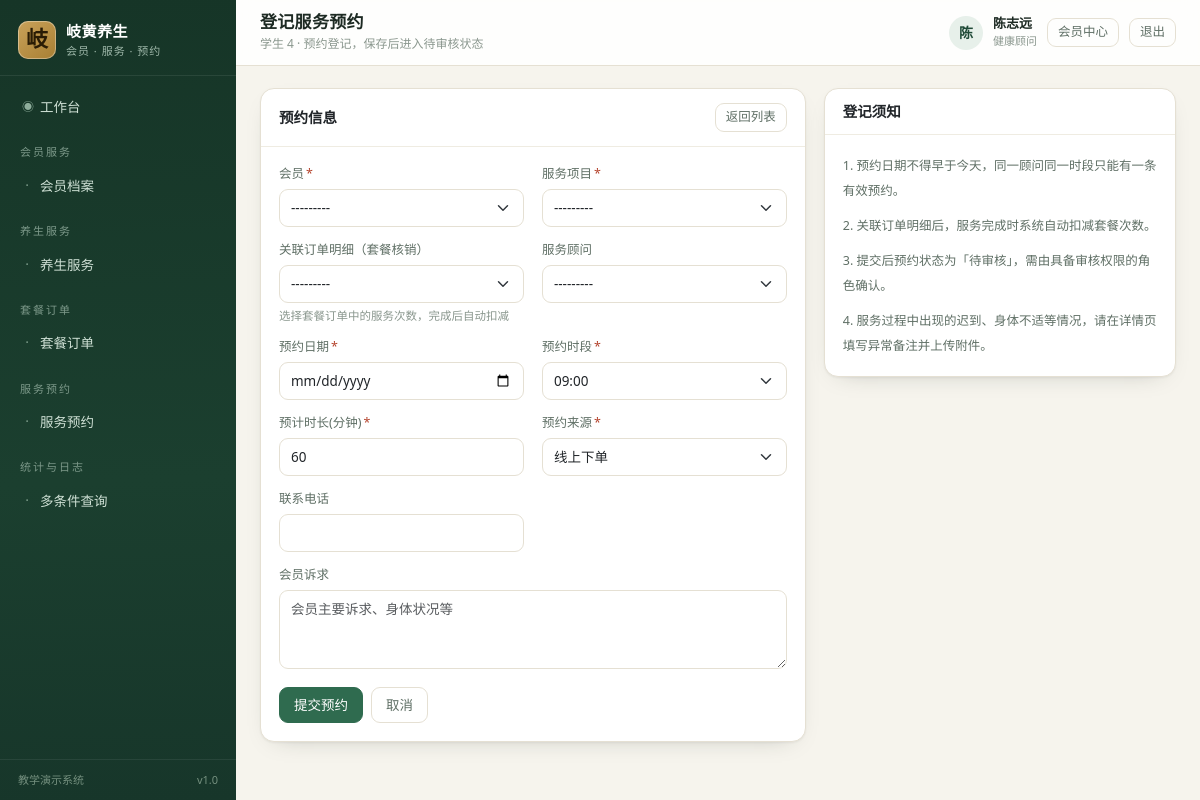
The app's page /appointments/create/ (signed in) with its own data.
### core/models.py (models this page shows, shortened)
class Menu(models.Model):
    GROUP_CHOICES = [
        ("member", "会员服务"),
        ("service", "养生服务"),
        ("order", "套餐订单"),
        ("appointment", "服务预约"),
        ("report", "统计与日志"),
        ("system", "系统管理"),
    ]
    code = models.CharField("菜单编码", max_length=50, unique=True)
    name = models.CharField("菜单名称", max_length=50)
    url_name = models.CharField("路由名称", max_length=80)
    perm_codename = models.CharField("所需权限", max_length=100, blank=True,
                                     help_text="如 services.view_healthservice，留空表示登录即可访问")
    icon = models.CharField("图标", max_length=40, default="bi-circle")
    role_scope = models.CharField(
        "适用角色", max_length=120, blank=True,
        help_text="逗号分隔的角色编码（如 member,therapist），留空表示全部角色",
    )
    group = models.CharField("分组", max_length=20, choices=GROUP_CHOICES, default="service")
    sort_order = models.IntegerField("排序", default=0)
    is_active = models.BooleanField("启用", default=True)
    class Meta:
        verbose_name = "系统菜单"
        verbose_name_plural = "系统菜单"
        ordering = ["group", "sort_order", "id"]

### accounts/models.py (models this page shows, shortened)
class User(AbstractUser):
    ROLE_CHOICES = [
        ("admin", "系统管理员"),
        ("service_manager", "服务主管"),
        ("order_clerk", "订单专员"),
        ("therapist", "健康顾问"),
        ("reporter", "报表专员"),
        ("member", "会员"),
    ]
    ROLE_GROUP_MAP = {
        "admin": "系统管理员",
        "service_manager": "服务主管",
        "order_clerk": "订单专员",
        "therapist": "健康顾问",
        "reporter": "报表专员",
        "member": "会员",
    }
    role = models.CharField("角色", max_length=30, choices=ROLE_CHOICES, default="member")
    display_name = models.CharField("姓名", max_length=30, blank=True)
    phone = models.CharField("联系电话", max_length=20, blank=True)
    last_login_ip = models.CharField("最近登录IP", max_length=45, blank=True)
    class Meta:
        verbose_name = "系统用户"
        verbose_name_plural = "系统用户"
        ordering = ["-date_joined"]
    def __str__(self):
        return self.display_name or self.username
    @property
    def is_member(self):
        return self.role == "member"

### appointments/views.py (the view, shortened to what this page needs)
# urls.py: path("create/", views.AppointmentCreateView.as_view(), name="create"),
class AppointmentCreateView(PermRequiredMixin, CreateView):
    model = Appointment
    form_class = AppointmentForm
    template_name = "appointments/appointment_form.html"
    permission_required = "appointments.add_appointment"
    success_url = reverse_lazy("appointments:list")
    def get_initial(self):
        initial = super().get_initial()
        member_id = self.request.GET.get("member")
        if member_id and member_id.isdigit():
            initial["member"] = member_id
        item_id = self.request.GET.get("order_item")
        if item_id and item_id.isdigit():
            initial["order_item"] = item_id
        return initial

### appointments/forms.py (shortened to what this page needs)
class AppointmentForm(BaseStyledForm):
    class Meta:
        model = Appointment
        fields = ["member", "service", "order_item", "therapist", "appoint_date", "appoint_time",
                  "duration", "source", "contact_phone", "remark"]
        widgets = {
            "appoint_date": forms.DateInput(attrs={"type": "date"}),
            "remark": forms.Textarea(attrs={"rows": 3, "placeholder": "会员主要诉求、身体状况等"}),
        }
    def __init__(self, *args, **kwargs):
        super().__init__(*args, **kwargs)
        self.fields["member"].queryset = Member.objects.filter(is_active=True).order_by("name")
        self.fields["service"].queryset = HealthService.objects.filter(status="on").order_by("name")
        self.fields["therapist"].queryset = User.objects.filter(
            role__in=["therapist", "admin"], is_active=True).order_by("display_name")
        self.fields["order_item"].queryset = (
            self.fields["order_item"].queryset.select_related("order__member", "service")
        )
        self.fields["order_item"].label = "关联订单明细（套餐核销）"
        self.fields["order_item"].help_text = "选择套餐订单中的服务次数，完成后自动扣减"
        self.fields["appoint_date"].initial = local_today()

### accounts/models.py (called while the page is built)
    def __str__(self):
        return f"{self.name}({self.member_no})"

### core/context_processors.py (called while the page is built)
def navigation(request):
    user = getattr(request, "user", None)
    if user is None or not user.is_authenticated:
        return {"nav_groups": [], "nav_menus": []}
    role = getattr(user, "role", "")
    menus = []
    for menu in Menu.objects.filter(is_active=True):
        if menu.role_scope and role not in [r.strip() for r in menu.role_scope.split(",") if r.strip()]:
            continue
        if not menu.perm_codename or user.has_perm(menu.perm_codename):
            menus.append(menu)
    group_labels = dict(Menu.GROUP_CHOICES)
    groups = []
    for code, label in Menu.GROUP_CHOICES:
        items = [m for m in menus if m.group == code]
        if items:
            groups.append({"code": code, "label": group_labels.get(code, label), "items": items})
    return {"nav_groups": groups, "nav_menus": menus}

### core/templatetags/ui_tags.py (called while the page is built)
@register.simple_tag(takes_context=True)
def active_nav(context, url_name):
    request = context.get("request")
    if not request:
        return ""
    resolver = getattr(request, "resolver_match", None)
    if not resolver:
        return ""
    current = resolver.view_name or ""
    return "active" if current == url_name or current.startswith(url_name + "_") else ""

### templates/appointments/appointment_form.html (shortened to what this page needs)
{% extends "base.html" %}
{% block page_title %}登记服务预约{% endblock %}
{% block breadcrumb %}<div class="crumb">学生 4 · 预约登记，保存后进入待审核状态</div>{% endblock %}
{% block content %}
<form method="post" novalidate>
  <div class="detail-grid">
    <div class="card">
      <div class="card-head">
        <h2>预约信息</h2>
        <a class="btn btn-sm btn-outline-secondary" href="{% url 'appointments:list' %}">返回列表</a>
      </div>
      <div class="card-body">
        <div class="form-grid">
          {% include "partials/form_field.html" with field=form.member %}
          {% include "partials/form_field.html" with field=form.service %}
          {% include "partials/form_field.html" with field=form.order_item %}
          {% include "partials/form_field.html" with field=form.therapist %}
          {% include "partials/form_field.html" with field=form.appoint_date %}
          {% include "partials/form_field.html" with field=form.appoint_time %}
          {% include "partials/form_field.html" with field=form.duration %}
          {% include "partials/form_field.html" with field=form.source %}
          {% include "partials/form_field.html" with field=form.contact_phone %}
          {% include "partials/form_field.html" with field=form.remark wide=True %}
        </div>
        <div style="margin-top:18px;display:flex;gap:8px">
          <button class="btn btn-primary" type="submit">提交预约</button>
          <a class="btn btn-outline-secondary" href="{% url 'appointments:list' %}">取消</a>
        </div>
      </div>
    </div>
    <div class="card">
      <div class="card-head"><h2>登记须知</h2></div>
      <div class="card-body" style="font-size:12.5px;line-height:2;color:#5f6f65">
        <p style="margin:0 0 10px">1. 预约日期不得早于今天，同一顾问同一时段只能有一条有效预约。</p>
        <p style="margin:0 0 10px">2. 关联订单明细后，服务完成时系统自动扣减套餐次数。</p>
        <p style="margin:0 0 10px">3. 提交后预约状态为「待审核」，需由具备审核权限的角色确认。</p>
        <p style="margin:0">4. 服务过程中出现的迟到、身体不适等情况，请在详情页填写异常备注并上传附件。</p>
      </div>
    </div>
  </div>
</form>
{% endblock %}

### templates/base.html (shortened to what this page needs)
{% load static ui_tags %}<!DOCTYPE html>
<html lang="zh-CN">
<head>
  <link rel="stylesheet" href="{% static 'vendor/bootstrap.min.css' %}">
  <link rel="stylesheet" href="{% static 'css/app.css' %}">
</head>
<body>
<div class="layout">
  <aside class="sidebar" id="sidebar">
    <a class="brand" href="{% url 'dashboard' %}">
      <span class="brand-mark">岐</span>
      <span class="brand-text">
        <strong>岐黄养生</strong>
        <small>会员 · 服务 · 预约</small>
      </span>
    </a>
    <nav class="nav-list">
      {% if not user.is_member %}
      <a class="nav-item {% active_nav 'dashboard' %}" href="{% url 'dashboard' %}">
        <span class="nav-icon">◉</span> 工作台
      </a>
      {% endif %}
      {% for group in nav_groups %}
        <div class="nav-group">{{ group.label }}</div>
        {% for menu in group.items %}
          <a class="nav-item {% active_nav menu.url_name %}" href="{% url menu.url_name %}">
            <span class="nav-icon">·</span> {{ menu.name }}
          </a>
        {% endfor %}
      {% endfor %}
    </nav>
    <div class="sidebar-foot">
      <span>教学演示系统</span>
      <span class="ver">v1.0</span>
    </div>
  </aside>
  <div class="main">
    <header class="topbar">
      <div class="page-heading">
        <h1>{% block page_title %}工作台{% endblock %}</h1>
        {% block breadcrumb %}{% endblock %}
      </div>
      <div class="user-box">
        <span class="avatar">{{ user.display_name|default:user.username|slice:":1" }}</span>
        <span class="user-meta">
          <strong>{{ user.display_name|default:user.username }}</strong>
          <small>{{ user.get_role_display }}</small>
        </span>
        <a class="btn btn-sm btn-outline-secondary" href="{% url 'accounts:profile' %}">会员中心</a>
        <form method="post" action="{% url 'accounts:logout' %}" class="d-inline">
          <button class="btn btn-sm btn-outline-secondary" type="submit">退出</button>
        </form>
      </div>
    </header>
    <main class="content">
      {% block content %}{% endblock %}
    </main>
  </div>
</div>
</body>
</html>

### static/css/app.css (style rules this page uses)
:root { --ink: #1d2a23; --ink-soft: #5f6f65; --ink-mute: #8a978e; --brand: #2f6b4f; --brand-dark: #1f4a37; --brand-deep: #163527; --brand-soft: #e7f0ea; --accent: #b5452f; --accent-soft: #fbece7; --gold: #b7852f; --bg: #f6f4ed; --card: #ffffff; --line: #e5e0d3; --line-soft: #efece2; --shadow: 0 1px 2px rgba(31, 42, 35, .05), 0 8px 24px -16px rgba(31, 42, 35, .35); --radius: 14px; }
* { box-sizing: border-box; }
body { margin: 0; font-family: "PingFang SC", "Microsoft YaHei", "Hiragino Sans GB", "Source Han Sans SC", system-ui, sans-serif; background: var(--bg); color: var(--ink); font-size: 14px; -webkit-font-smoothing: antialiased; }
a { color: var(--brand); text-decoration: none; }
.layout { display: flex; min-height: 100vh; }
.sidebar { width: 236px; flex: 0 0 236px; background: linear-gradient(178deg, var(--brand-deep) 0%, #1b3f2f 60%, #17362a 100%); color: #dfe9e2; display: flex; flex-direction: column; position: sticky; top: 0; height: 100vh; z-index: 30; }
.brand { display: flex; align-items: center; gap: 10px; padding: 20px 18px 16px; color: #fff; border-bottom: 1px solid rgba(255, 255, 255, .08); }
.brand-mark { width: 38px; height: 38px; display: grid; place-items: center; border-radius: 10px; background: linear-gradient(140deg, #c9a25a, #a87f33); color: #2a1c05; font-family: "STKaiti", "KaiTi", serif; font-size: 22px; font-weight: 700; box-shadow: inset 0 0 0 1px rgba(255, 255, 255, .35); }
.brand-text strong { display: block; font-size: 15px; letter-spacing: .5px; }
.brand-text small { display: block; font-size: 11px; color: #9fb8aa; letter-spacing: 1px; }
.nav-list { padding: 12px 10px; overflow-y: auto; flex: 1; scrollbar-width: thin; }
.nav-group { font-size: 11px; color: #7d998a; letter-spacing: 2px; padding: 16px 10px 6px; }
.nav-item { display: flex; align-items: center; gap: 8px; padding: 9px 12px; border-radius: 9px; color: #cfe0d5; font-size: 13.5px; transition: background .15s, color .15s; margin-bottom: 2px; }
.nav-icon { color: #8fae9c; font-size: 12px; width: 10px; text-align: center; }
.sidebar-foot { padding: 12px 18px; font-size: 11px; color: #75907f; border-top: 1px solid rgba(255, 255, 255, .07); display: flex; justify-content: space-between; }
.main { flex: 1; min-width: 0; display: flex; flex-direction: column; }
.topbar { height: 66px; background: rgba(255, 255, 255, .85); backdrop-filter: blur(8px); border-bottom: 1px solid var(--line); display: flex; align-items: center; gap: 14px; padding: 0 24px; position: sticky; top: 0; z-index: 20; }
.page-heading { flex: 1; min-width: 0; }
.page-heading h1 { font-size: 17px; margin: 0; font-weight: 650; letter-spacing: .3px; }
.page-heading .crumb { font-size: 12px; color: var(--ink-mute); margin-top: 2px; }
.user-box { display: flex; align-items: center; gap: 10px; }
.avatar { width: 34px; height: 34px; border-radius: 50%; background: var(--brand-soft); color: var(--brand-dark); display: grid; place-items: center; font-weight: 700; }
.user-meta { line-height: 1.2; }
.user-meta strong { display: block; font-size: 13px; }
.user-meta small { color: var(--ink-mute); font-size: 11px; }
.content { padding: 22px 24px 40px; flex: 1; }
.card { background: var(--card); border: 1px solid var(--line); border-radius: var(--radius); box-shadow: var(--shadow); margin-bottom: 18px; overflow: hidden; }
.card-head { display: flex; align-items: center; justify-content: space-between; gap: 12px; padding: 14px 18px; border-bottom: 1px solid var(--line-soft); }
.card-head h2 { font-size: 14.5px; margin: 0; font-weight: 650; }
.card-body { padding: 18px; }
.form-grid { display: grid; grid-template-columns: repeat(2, minmax(0, 1fr)); gap: 14px 18px; }
.form-control, .form-select { border-color: var(--line); border-radius: 9px; font-size: 13.5px; padding: 8px 11px; background-color: #fff; }
.btn { border-radius: 9px; font-size: 13.5px; padding: 7px 14px; font-weight: 500; }
.btn-primary { background: var(--brand); border-color: var(--brand); }
.btn-outline-secondary { color: var(--ink-soft); border-color: var(--line); }
.btn-sm { padding: 4px 10px; font-size: 12.5px; }
.detail-grid { display: grid; grid-template-columns: 1.55fr 1fr; gap: 18px; align-items: start; }

### records on screen
Menu: name "会员档案"
Menu: name "养生服务"
Menu: name "套餐订单"
Menu: name "服务预约"
Menu: name "多条件查询"
User: display_name "陈", display_name "陈志远", role "健康顾问"

### other values on screen
{{ group.label }} "会员服务" "养生服务" "套餐订单" "服务预约" "统计与日志"
{{ field.label }} "会员 服务项目 关联订单明细（套餐核销） 服务顾问 预约日期 预约时段 预计时长(分钟) 预约来源 联系电话 会员诉求"
{{ field.help_text }} "选择套餐订单中的服务次数，完成后自动扣减"
